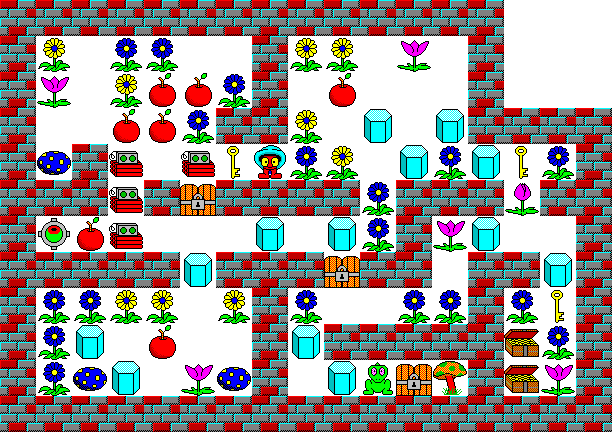

This is a level from a 2D game, rendered from its Tiled map with the project's own tilesets. A one-line summary and the map file follow, with tile-layer data summarised:
An orthogonal 17x12 tile map with 36x36 px tiles, 2 tile layers (ground, hazard).

<map version="1.0" orientation="orthogonal" width="17" height="12" tilewidth="36" tileheight="36">
 <tileset firstgid="1" name="tileset" tilewidth="36" tileheight="36">
  <image source="tileset.png" width="256" height="256" />
 </tileset>
 <layer name="ground" width="17" height="12">
  <data>[204 cells, 204 non-empty, 1 distinct tile ids]</data>
 </layer>
 <layer name="hazard" width="17" height="12">
  <data>[204 cells, 164 non-empty, 16 distinct tile ids]</data>
 </layer>
</map>
